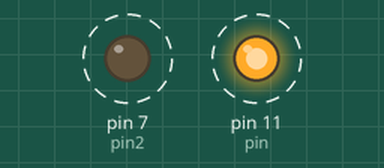
Simulated run of this sketch. Board: Arduino Uno, built with avr-gcc and run on an emulated ATmega328P. On the bench: output pins drawn as LEDs (lit = HIGH). Dashed ring = blinking.

Above: at 0.5 s.
Timing chart, 0 to 4.6 s (numbered marks = the images above):
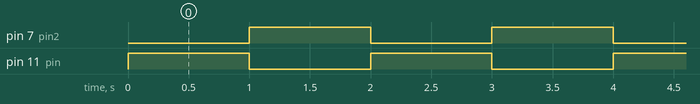

The sketch:

1.1P_V2.ino
```cpp
int pin = 11;
int pin2 = 7;
unsigned long ptime;

// the setup function runs once when you press reset or power the board
void setup() {
  // initialize digital pin LED_BUILTIN as an output.
  pinMode(pin, OUTPUT);
  pinMode(pin2, OUTPUT);
}

void porch() {
   digitalWrite(pin2, HIGH);
   delay(1000);
   digitalWrite(pin2, LOW);
}
void hallway() {
   digitalWrite(pin, HIGH);
   delay(1000);
   digitalWrite(pin, LOW);
}

// the loop function runs over and over again forever
void loop() {
  ptime = millis();
  if (ptime <= 30000) {
    hallway();
    porch();
  }
  if (ptime > 30000 && ptime <= 60000) {
     hallway();
     delay(1000);
  }
}
```

Measured:
- by itself, pin 7 (pin2): alternates HIGH for 1.0 s and LOW for 1.0 s, 32 changes in all, then stays LOW
- by itself, pin 11 (pin): alternates HIGH for 1.0 s and LOW for 1.0 s, 62 changes in all, then stays LOW
